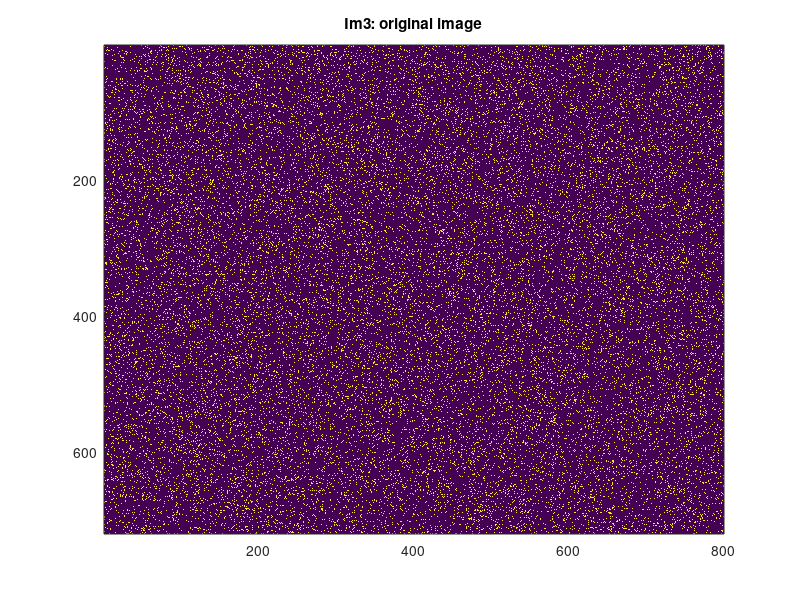

Write the MATLAB code that produced this figure. (Note: this script raises an error after producing the figure.)
Im3 = zeros(720, 800);
n_point = 50000;

% generate images with random points
position = zeros(2, 10000000);
rng(2);
position(1, :) = ceil(rand(1, 10000000) * 720);
rng(10);
position(2, :) = ceil(rand(1, 10000000) * 800);
num = 0;
i = 1;
while(num < n_point)
    if Im3(position(1, i), position(2, i)) == 0
        Im3(position(1, i), position(2, i)) = 1;
        num = num + 1;
        i = i + 1;
    else
        i = i +1;
    end
end
figure;
imagesc(Im3);
title('Im3: original image');

% create image displaced
Im4 = displace_x(Im3, 3);
Im4 = displace_y(Im4, 3);
figure
imagesc(Im4);
title('Im4: displaced image');

% create image rotated
Im5 = imrotate(Im3, 2);
[r5, c5] = size(Im5);
Im6 = Im5(ceil((r5-720)/2):ceil((r5-720)/2)+720-1, ceil((c5-800)/2):ceil((c5-800)/2)+800-1);
figure
imagesc(Im6);
title('Im6: rotated image by 3 degrees');

% cross-correltion displacement
L = 8;
[x, y, u, v] = displacementfield(Im3, Im4, L);
figure
quiver(x, y, u, v);
title('displacement field: Im3 & Im4, L = 8');

L = 16;
[x, y, u, v] = displacementfield(Im3, Im4, L);
figure
quiver(x, y, u, v);
title('displacement field: Im3 & Im4, L = 16');

L = 40;
[x, y, u, v] = displacementfield(Im3, Im4, L);
figure
quiver(x, y, u, v);
title('displacement field: Im3 & Im4, L = 40');


% cross-correlation rotation
L = 40;
[xr, yr, ur, vr] = displacementfield(Im3, Im6, L);
figure
quiver(xr, yr, ur, vr);
title('displacement field: Im3 & Im6: L = 40');




